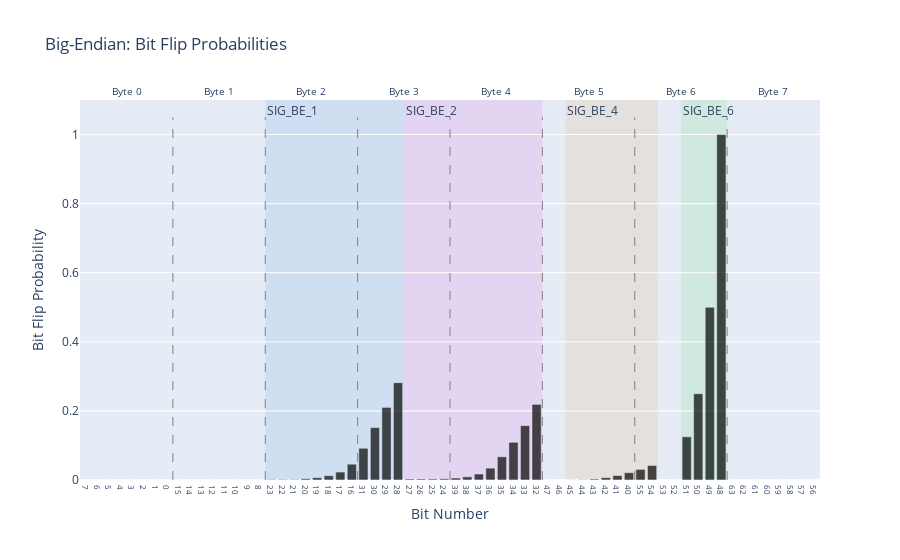

This figure's notebook cell:
### Code cell
decoder.plot_message_from_id("0x180", byte_order="be")

### Figure 1 — Plotly figure (JSON) as saved in the notebook; plotly's stock layout.template omitted (floating-point values rounded to 4 significant figures)
{"data": [{"marker": {"color": "black"}, "name": "Bit Flip Probability", "opacity": 0.7, "type": "bar", "x": [0, 1, 2, 3, 4, 5, 6, 7, 8, 9, 10, 11, 12, 13, 14, 15, 16, 17, 18, 19, 20, 21, 22, 23, 24, 25, 26, 27, 28, 29, 30, 31, 32, 33, 34, 35, 36, 37, 38, 39, 40, 41, 42, 43, 44, 45, 46, 47, 48, 49, 50, 51, 52, 53, 54, 55, 56, 57, 58, 59, 60, 61, 62, 63], "y": [0.0, 0.0, 0.0, 0.0, 0.0, 0.0, 0.0, 0.0, 0.0, 0.0, 0.0, 0.0, 0.0, 0.0, 0.0, 0.0, 0.001626, 0.001626, 0.001626, 0.003793, 0.006773, 0.01246, 0.02303, 0.04579, 0.09185, 0.1517, 0.2102, 0.2818, 0.00298, 0.00298, 0.00298, 0.003522, 0.00569, 0.009212, 0.01734, 0.03441, 0.06719, 0.1092, 0.1574, 0.2189, 0.0, 0.0, 0.0002709, 0.0008128, 0.002709, 0.006773, 0.01273, 0.02113, 0.03062, 0.04199, 0.0, 0.0, 0.125, 0.2499, 0.5, 1.0, 0.0, 0.0, 0.0, 0.0, 0.0, 0.0, 0.0, 0.0]}], "layout": {"annotations": [{"font": {"size": 10}, "showarrow": false, "text": "Byte 0", "x": 3.5, "xanchor": "center", "xref": "x", "y": 1, "yanchor": "bottom", "yref": "y domain"}, {"font": {"size": 10}, "showarrow": false, "text": "Byte 1", "x": 11.5, "xanchor": "center", "xref": "x", "y": 1, "yanchor": "bottom", "yref": "y domain"}, {"font": {"size": 10}, "showarrow": false, "text": "Byte 2", "x": 19.5, "xanchor": "center", "xref": "x", "y": 1, "yanchor": "bottom", "yref": "y domain"}, {"font": {"size": 10}, "showarrow": false, "text": "Byte 3", "x": 27.5, "xanchor": "center", "xref": "x", "y": 1, "yanchor": "bottom", "yref": "y domain"}, {"font": {"size": 10}, "showarrow": false, "text": "Byte 4", "x": 35.5, "xanchor": "center", "xref": "x", "y": 1, "yanchor": "bottom", "yref": "y domain"}, {"font": {"size": 10}, "showarrow": false, "text": "Byte 5", "x": 43.5, "xanchor": "center", "xref": "x", "y": 1, "yanchor": "bottom", "yref": "y domain"}, {"font": {"size": 10}, "showarrow": false, "text": "Byte 6", "x": 51.5, "xanchor": "center", "xref": "x", "y": 1, "yanchor": "bottom", "yref": "y domain"}, {"font": {"size": 10}, "showarrow": false, "text": "Byte 7", "x": 59.5, "xanchor": "center", "xref": "x", "y": 1, "yanchor": "bottom", "yref": "y domain"}, {"showarrow": false, "text": "SIG_BE_1", "x": 15.5, "xanchor": "left", "xref": "x", "y": 1, "yanchor": "top", "yref": "y domain"}, {"showarrow": false, "text": "SIG_BE_2", "x": 27.5, "xanchor": "left", "xref": "x", "y": 1, "yanchor": "top", "yref": "y domain"}, {"showarrow": false, "text": "SIG_BE_4", "x": 41.5, "xanchor": "left", "xref": "x", "y": 1, "yanchor": "top", "yref": "y domain"}, {"showarrow": false, "text": "SIG_BE_6", "x": 51.5, "xanchor": "left", "xref": "x", "y": 1, "yanchor": "top", "yref": "y domain"}], "legend": {"font": {"size": 8}, "orientation": "h", "x": 0.5, "xanchor": "center", "y": -0.2}, "shapes": [{"line": {"color": "gray", "dash": "dash", "width": 1}, "type": "line", "x0": 7.5, "x1": 7.5, "y0": 0, "y1": 1.05}, {"line": {"color": "gray", "dash": "dash", "width": 1}, "type": "line", "x0": 15.5, "x1": 15.5, "y0": 0, "y1": 1.05}, {"line": {"color": "gray", "dash": "dash", "width": 1}, "type": "line", "x0": 23.5, "x1": 23.5, "y0": 0, "y1": 1.05}, {"line": {"color": "gray", "dash": "dash", "width": 1}, "type": "line", "x0": 31.5, "x1": 31.5, "y0": 0, "y1": 1.05}, {"line": {"color": "gray", "dash": "dash", "width": 1}, "type": "line", "x0": 39.5, "x1": 39.5, "y0": 0, "y1": 1.05}, {"line": {"color": "gray", "dash": "dash", "width": 1}, "type": "line", "x0": 47.5, "x1": 47.5, "y0": 0, "y1": 1.05}, {"line": {"color": "gray", "dash": "dash", "width": 1}, "type": "line", "x0": 55.5, "x1": 55.5, "y0": 0, "y1": 1.05}, {"line": {"color": "black", "width": 1}, "opacity": 0, "type": "rect", "x0": -0.5, "x1": 7.5, "xref": "x", "y0": 0, "y1": 1, "yref": "y domain"}, {"line": {"color": "black", "width": 1}, "opacity": 0, "type": "rect", "x0": 7.5, "x1": 15.5, "xref": "x", "y0": 0, "y1": 1, "yref": "y domain"}, {"line": {"color": "black", "width": 1}, "opacity": 0, "type": "rect", "x0": 15.5, "x1": 23.5, "xref": "x", "y0": 0, "y1": 1, "yref": "y domain"}, {"line": {"color": "black", "width": 1}, "opacity": 0, "type": "rect", "x0": 23.5, "x1": 31.5, "xref": "x", "y0": 0, "y1": 1, "yref": "y domain"}, {"line": {"color": "black", "width": 1}, "opacity": 0, "type": "rect", "x0": 31.5, "x1": 39.5, "xref": "x", "y0": 0, "y1": 1, "yref": "y domain"}, {"line": {"color": "black", "width": 1}, "opacity": 0, "type": "rect", "x0": 39.5, "x1": 47.5, "xref": "x", "y0": 0, "y1": 1, "yref": "y domain"}, {"line": {"color": "black", "width": 1}, "opacity": 0, "type": "rect", "x0": 47.5, "x1": 55.5, "xref": "x", "y0": 0, "y1": 1, "yref": "y domain"}, {"line": {"color": "black", "width": 1}, "opacity": 0, "type": "rect", "x0": 55.5, "x1": 63.5, "xref": "x", "y0": 0, "y1": 1, "yref": "y domain"}, {"fillcolor": "#79A8DD", "layer": "below", "line": {"width": 0}, "opacity": 0.2, "type": "rect", "x0": 15.5, "x1": 27.5, "xref": "x", "y0": 0, "y1": 1, "yref": "y domain"}, {"fillcolor": "#DD79DA", "layer": "below", "line": {"width": 0}, "opacity": 0.2, "type": "rect", "x0": 27.5, "x1": 39.5, "xref": "x", "y0": 0, "y1": 1, "yref": "y domain"}, {"fillcolor": "#DDAE79", "layer": "below", "line": {"width": 0}, "opacity": 0.2, "type": "rect", "x0": 41.5, "x1": 49.5, "xref": "x", "y0": 0, "y1": 1, "yref": "y domain"}, {"fillcolor": "#79DD7C", "layer": "below", "line": {"width": 0}, "opacity": 0.2, "type": "rect", "x0": 51.5, "x1": 55.5, "xref": "x", "y0": 0, "y1": 1, "yref": "y domain"}], "title": {"text": "Big-Endian: Bit Flip Probabilities"}, "xaxis": {"tickfont": {"size": 8}, "tickmode": "array", "ticktext": [7, 6, 5, 4, 3, 2, 1, 0, 15, 14, 13, 12, 11, 10, 9, 8, 23, 22, 21, 20, 19, 18, 17, 16, 31, 30, 29, 28, 27, 26, 25, 24, 39, 38, 37, 36, 35, 34, 33, 32, 47, 46, 45, 44, 43, 42, 41, 40, 55, 54, 53, 52, 51, 50, 49, 48, 63, 62, 61, 60, 59, 58, 57, 56], "tickvals": [0, 1, 2, 3, 4, 5, 6, 7, 8, 9, 10, 11, 12, 13, 14, 15, 16, 17, 18, 19, 20, 21, 22, 23, 24, 25, 26, 27, 28, 29, 30, 31, 32, 33, 34, 35, 36, 37, 38, 39, 40, 41, 42, 43, 44, 45, 46, 47, 48, 49, 50, 51, 52, 53, 54, 55, 56, 57, 58, 59, 60, 61, 62, 63], "title": {"text": "Bit Number"}}, "yaxis": {"range": [0, 1.1], "title": {"text": "Bit Flip Probability"}}}}
